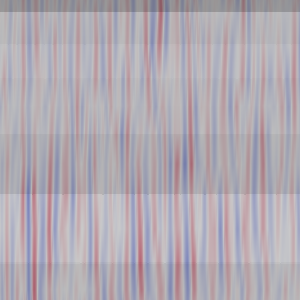

Source code (Python):
#!/usr/bin/env python

# Read a single 2D SEG-Y seismic line and render with a diverging color map, zoomed in.

import os

import vtkmodules.vtkInteractionStyle  # noqa: F401
import vtkmodules.vtkRenderingFreeType  # noqa: F401
import vtkmodules.vtkRenderingOpenGL2  # noqa: F401

from vtkmodules.vtkIOSegY import vtkSegYReader
from vtkmodules.vtkRenderingCore import (
    vtkActor,
    vtkColorTransferFunction,
    vtkDataSetMapper,
    vtkRenderWindow,
    vtkRenderWindowInteractor,
    vtkRenderer,
)

# Source
data_dir = os.path.join(os.environ.get("VPE_DATA_DIR", os.path.dirname(os.path.abspath(__file__))), "SegY")

segy_reader = vtkSegYReader()
segy_reader.SetFileName(os.path.join(data_dir, "lineA.sgy"))
segy_reader.Update()

segy_output = segy_reader.GetOutput()
scalar_range = segy_output.GetScalarRange()
midrange = 0.5 * (scalar_range[0] + scalar_range[1])

diverging_ctf = vtkColorTransferFunction()
diverging_ctf.AddRGBPoint(scalar_range[0], 0.23, 0.30, 0.75)
diverging_ctf.AddRGBPoint(midrange, 0.86, 0.86, 0.86)
diverging_ctf.AddRGBPoint(scalar_range[1], 0.70, 0.02, 0.15)

# Mapper
seismic_mapper = vtkDataSetMapper()
seismic_mapper.SetInputConnection(segy_reader.GetOutputPort())
seismic_mapper.SetColorModeToMapScalars()
seismic_mapper.SetLookupTable(diverging_ctf)

# Actor
seismic_actor = vtkActor()
seismic_actor.SetMapper(seismic_mapper)

# Renderer
renderer = vtkRenderer()
renderer.AddActor(seismic_actor)

# Render window
render_window = vtkRenderWindow()
render_window.AddRenderer(renderer)
render_window.SetWindowName("seg y2d reader zoom")
render_window.SetMultiSamples(0)
render_window.SetSize(300, 300)

# Interactor
interactor = vtkRenderWindowInteractor()
interactor.SetRenderWindow(render_window)

# Scene
renderer.ResetCamera()
renderer.GetActiveCamera().Azimuth(90)
renderer.GetActiveCamera().Zoom(45.0)

interactor.Initialize()
interactor.Start()
